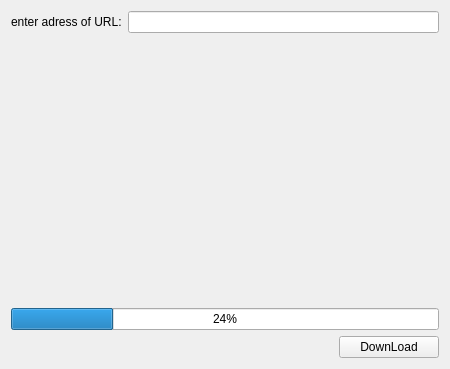
<?xml version="1.0" encoding="UTF-8"?>
<ui version="4.0">
 <class>MainWindow</class>
 <widget class="QMainWindow" name="MainWindow">
  <property name="geometry">
   <rect>
    <x>0</x>
    <y>0</y>
    <width>450</width>
    <height>369</height>
   </rect>
  </property>
  <property name="windowTitle">
   <string>MainWindow</string>
  </property>
  <widget class="QWidget" name="centralWidget">
   <layout class="QGridLayout" name="gridLayout">
    <item row="4" column="0" colspan="4">
     <widget class="QProgressBar" name="progressBar">
      <property name="value">
       <number>24</number>
      </property>
     </widget>
    </item>
    <item row="0" column="1" colspan="3">
     <widget class="QLineEdit" name="lineEdit"/>
    </item>
    <item row="0" column="0">
     <widget class="QLabel" name="label">
      <property name="text">
       <string>enter adress of URL:</string>
      </property>
     </widget>
    </item>
    <item row="5" column="3">
     <widget class="QPushButton" name="pushButton">
      <property name="text">
       <string>DownLoad</string>
      </property>
     </widget>
    </item>
    <item row="5" column="0" colspan="3">
     <spacer name="horizontalSpacer">
      <property name="orientation">
       <enum>Qt::Horizontal</enum>
      </property>
      <property name="sizeHint" stdset="0">
       <size>
        <width>288</width>
        <height>20</height>
       </size>
      </property>
     </spacer>
    </item>
    <item row="1" column="0">
     <spacer name="verticalSpacer">
      <property name="orientation">
       <enum>Qt::Vertical</enum>
      </property>
      <property name="sizeHint" stdset="0">
       <size>
        <width>20</width>
        <height>197</height>
       </size>
      </property>
     </spacer>
    </item>
    <item row="1" column="3" rowspan="3">
     <spacer name="verticalSpacer_2">
      <property name="orientation">
       <enum>Qt::Vertical</enum>
      </property>
      <property name="sizeHint" stdset="0">
       <size>
        <width>20</width>
        <height>40</height>
       </size>
      </property>
     </spacer>
    </item>
   </layout>
  </widget>
 </widget>
 <layoutdefault spacing="6" margin="11"/>
 <resources/>
 <connections/>
</ui>
